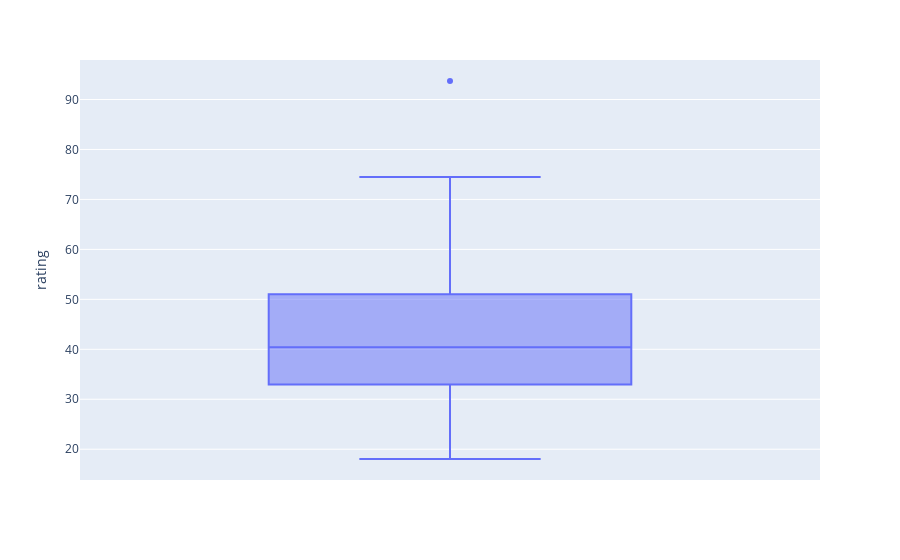

Notebook code cell kept with this figure:
### Code cell
import plotly.express as px
fig = px.box(data, y=data["rating"])
fig.show()

### Figure 1 — Plotly figure (JSON) as saved in the notebook; plotly's stock layout.template omitted (floating-point values rounded to 4 significant figures)
{"data": [{"alignmentgroup": "True", "hovertemplate": "rating=%{y}<extra></extra>", "legendgroup": "", "marker": {"color": "#636efa"}, "name": "", "notched": false, "offsetgroup": "", "orientation": "v", "showlegend": false, "type": "box", "x0": " ", "xaxis": "x", "y": [68.4, 33.98, 59.43, 93.7, 34.38, 29.51, 33.17, 37.04, 49.12, 53.31, 18.04, 50.76, 19.82, 40.4, 22.74, 41.45, 45.86, 35.78, 22.4, 40.45, 64.53, 46.9, 36.18, 44.33, 32.21, 31.44, 58.35, 40.92, 41.02, 28.03, 35.25, 23.8, 52.08, 53.37, 45.81, 21.87, 31.07, 28.74, 36.52, 36.47, 39.24, 45.33, 26.73, 54.85, 37.14, 34.14, 30.31, 40.11, 29.92, 40.69, 59.64, 30.45, 37.84, 41.5, 60.76, 63.01, 49.51, 50.83, 39.26, 39.7, 55.33, 42.0, 40.56, 68.24, 74.47, 72.8, 31.23, 53.13, 59.36, 38.84, 28.59, 46.66, 39.11, 27.75, 49.79, 51.59, 36.19], "y0": " ", "yaxis": "y"}], "layout": {"boxmode": "group", "legend": {"tracegroupgap": 0}, "margin": {"t": 60}, "xaxis": {"anchor": "y", "domain": [0, 1]}, "yaxis": {"anchor": "x", "domain": [0, 1], "title": {"text": "rating"}}}}
